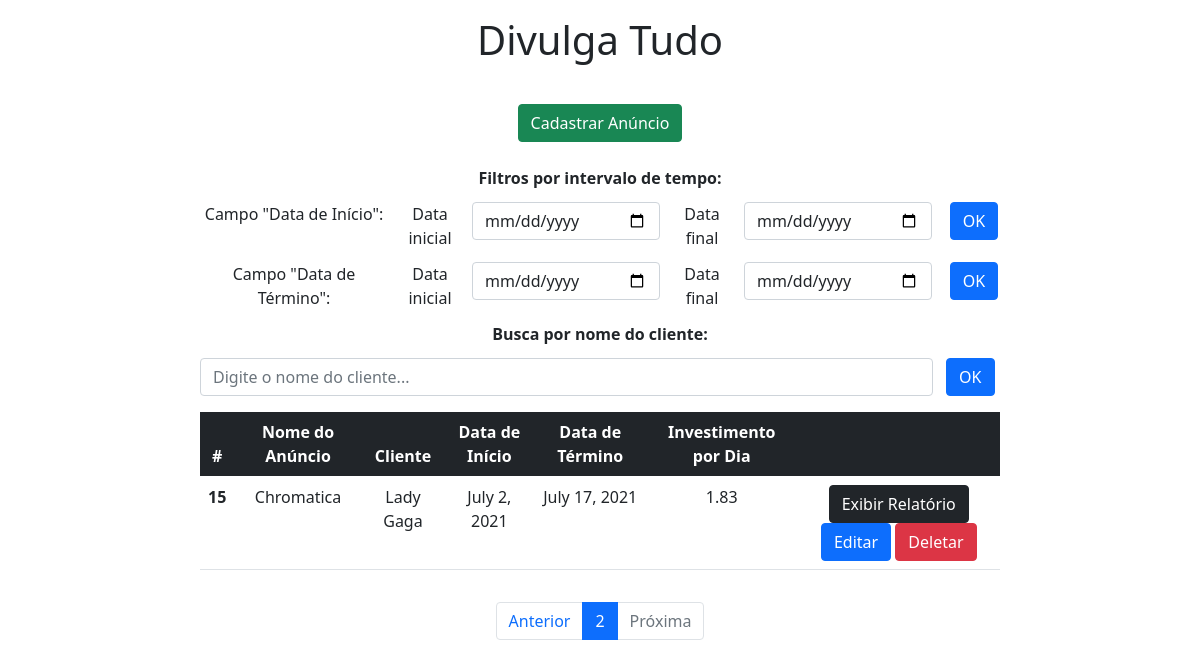
Screenshot of /?page=2 with the database file from the repository.
### app/models.py (models this page shows)
class Anuncios(models.Model):
    nome_anuncio = models.CharField(blank=False, null=False, max_length=150);
    nome_cliente = models.CharField(blank=False, null=False, max_length=150);
    data_inicio = models.DateField(blank=False, null=False);
    data_fim = models.DateField(blank=False, null=False);
    investimento_dia = models.DecimalField(blank=False, null=False, max_digits=100, decimal_places=2);

### app/views.py (the view, shortened to what this page needs)
# urls.py: 2. Add a URL to urlpatterns:  path('', views.home, name='home')
def home(request):
    data = {};
    search = request.GET.get("search");
    data_inicio_i = request.GET.get("data_inicio_i");
    data_fim_i = request.GET.get("data_fim_i");
    data_inicio_t = request.GET.get("data_inicio_t");
    data_fim_t = request.GET.get("data_fim_t");
    if search:
        all = Anuncios.objects.filter(nome_cliente__icontains=search);
        paginator = Paginator(all, 100);
        pages = request.GET.get("page");
        data["db"] = paginator.get_page(pages);
    else:
        all = Anuncios.objects.all();
        paginator = Paginator(all, 10);
        pages = request.GET.get("page");
        data["db"] = paginator.get_page(pages);
    return render(request, "index.html", data);

### app/templates/index.html (shortened to what this page needs)
<!DOCTYPE html>
<html lang="pt-br">
<head>
    <link href="https://cdn.jsdelivr.net/npm/bootstrap@5.0.2/dist/css/bootstrap.min.css" rel="stylesheet">
</head>
<body>
    <div class="col-8 m-auto pt-3 pb-2 text-center">
        <h1>Divulga Tudo</h1>
    </div>
    <div class="col-8 m-auto pt-4 pb-2 text-center">
        <a href="/form" class="btn btn-success">Cadastrar Anúncio</a>
    </div>
    <div class="col-8 m-auto pt-3 pb-1 text-center">
      <label><strong>Filtros por intervalo de tempo: </strong></label>
    </div>
    <div class="col-8 m-auto pt-2 pb-1 text-center">
      <form class="form-inline my-1 my-lg-0 pull-right">
        <div class="row g-3">
          <div class="col-sm-3">
            <label>Campo "Data de Início": </label>
          </div>
          <div class="col-sm-1">
            <label>Data inicial</label>
          </div>
          <div class="col-sm-3">
            <input class="form-control ml-sm-2 mr-sm-2" name="data_inicio_i" type="date"/>
          </div>
          <div class="col-sm-1">
            <label>Data final</label>
          </div>
          <div class="col-sm-3">
            <input class="form-control ml-sm-2 mr-sm-2" name="data_fim_i" type="date"/>
          </div>
          <div class="col-sm-1">
            <button class="btn btn-primary my-2 my-sm-0" type="submit">OK</button>
          </div>
        </div>
      </form>
    </div>
    <div class="col-8 m-auto pt-2 pb-1 text-center">
      <form class="form-inline my-1 my-lg-0 pull-right">
        <div class="row g-3">
          <div class="col-sm-3">
            <label>Campo "Data de Término": </label>
          </div>
          <div class="col-sm-1">
            <label>Data inicial</label>
          </div>
          <div class="col-sm-3">
            <input class="form-control ml-sm-2 mr-sm-2" name="data_inicio_t" type="date"/>
          </div>
          <div class="col-sm-1">
            <label>Data final</label>
          </div>
          <div class="col-sm-3">
            <input class="form-control ml-sm-2 mr-sm-2" name="data_fim_t" type="date"/>
          </div>
          <div class="col-sm-1">
            <button class="btn btn-primary my-2 my-sm-0" type="submit">OK</button>
          </div>
        </div>
      </form>
    </div>
    <div class="col-8 m-auto pt-2 pb-1 text-center">
      <label><strong>Busca por nome do cliente: </strong></label>
    </div>
    <div class="col-8 m-auto pt-2 pb-2 text-center">
      <form method="get">
        <div class="row g-2">
          <div class="col-sm-11">
            <input type="text" id="search" name="search" class="form-control" placeholder="Digite o nome do cliente..."/>
          </div>
          <div class="col-sm-1">
            <button class="btn btn-primary my-2 my-sm-0" type="submit">OK</button>
          </div>
        </div>
      </form>
    </div>
    <div class="col-8 m-auto pt-2 pb-2 text-center">
        <table class="table">
            <thead class="table-dark">
              <tr>
                <th scope="col">#</th>
                <th scope="col">Nome do Anúncio</th>
                <th scope="col">Cliente</th>
                <th scope="col">Data de Início</th>
                <th scope="col">Data de Término</th>
                <th scope="col">Investimento por Dia</th>
                <th scope="col"></th>
              </tr>
            </thead>
            <tbody>
              {% for dbs in db %}
                <tr>
                  <th scope="row">{{dbs.id}}</th>
                  <td>{{dbs.nome_anuncio}}</td>
                  <td>{{dbs.nome_cliente}}</td>
                  <td>{{dbs.data_inicio}}</td>
                  <td>{{dbs.data_fim}}</td>
                  <td>{{dbs.investimento_dia}}</td>
                  <td>
                    <a href="/view/{{dbs.id}}/" class="btn btn-dark">Exibir Relatório</a>
                    <a href="/edit/{{dbs.id}}/" class="btn btn-primary">Editar</a>
                    <a href="/delete/{{dbs.id}}/" class="btn btn-danger btnDel">Deletar</a>
                  </td>
                </tr>
              {% endfor %}
            </tbody>
          </table>
    </div>
    <div class="col-8 m-auto pt-2 pb-2 text-center">
      <nav aria-label="...">
        <ul class="pagination justify-content-center">
          {% if db.has_previous %}
          <li class="page-item">
            <a class="page-link" href="?page={{db.previous_page_number}}">Anterior</a>
          </li>
          {% else %}
          <li class="page-item disabled">
            <a class="page-link" href="#" tabindex="-1" aria-disabled="true">Anterior</a>
          </li>
          {% endif %}
          <li class="page-item active" aria-current="page">
            <a class="page-link" href="#">{{db.number}}</a>
          </li>
          {% if db.has_next %}
          <li class="page-item">
            <a class="page-link" href="?page={{db.next_page_number}}">Próxima</a>
          </li>
          {% else %}
          <li class="page-item disabled">
            <a class="page-link" href="#" tabindex="-1" aria-disabled="true">Próxima</a>
          </li>
          {% endif %}
        </ul>
      </nav>
    </div>
    {% load static %}
</body>
</html>

### rows the page displays
Anuncios: id "15", nome_anuncio "Chromatica", nome_cliente "Lady Gaga", data_inicio "July 2, 2021", data_fim "July 17, 2021", investimento_dia "1.83"

### other values shown
{{ db.number }} "2"
